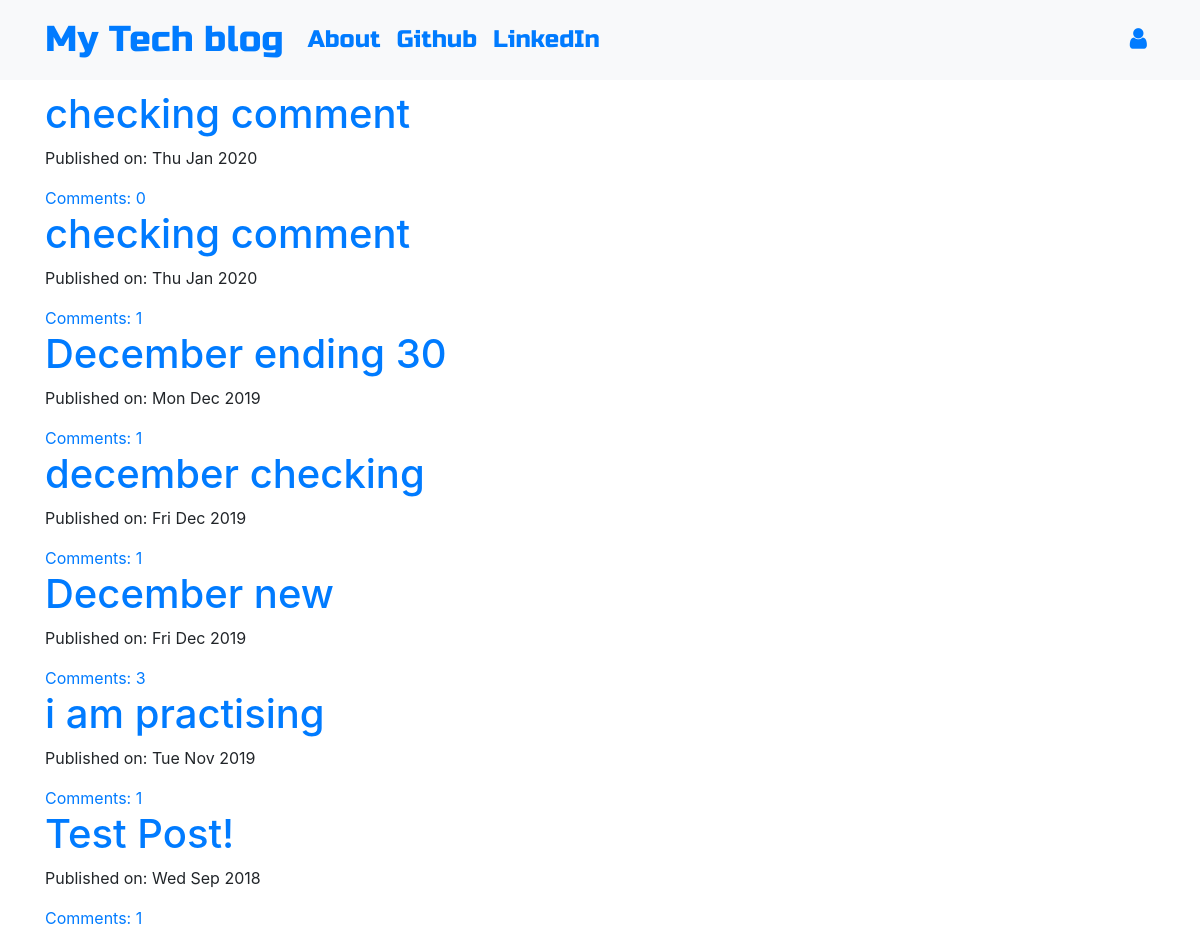
The page / on the database its author committed.
### blog/models.py (models this page shows, shortened)
class Post(models.Model):
    author = models.ForeignKey('auth.User',on_delete=models.CASCADE)
    title = models.CharField(max_length=200)
    text = models.TextField()
    created_date = models.DateTimeField(default=timezone.now)
    published_date = models.DateTimeField(blank=True, null=True)
    def approve_comments(self):
        return self.comments.filter(approved_comment=True)

### blog/views.py (the view)
# urls.py: path('',views.PostListView.as_view(),name='post_list'),
class PostListView(ListView):
    model = Post
    def get_queryset(self):
        return Post.objects.filter(published_date__lte=timezone.now()).order_by('-published_date')

### blog/templates/blog/post_list.html
{% extends 'blog/base.html' %}
{% block content %}
<div class="centerstage">
    {% for post in post_list %}
        <div class="post">
            <h1><a href="{% url 'post_detail' pk=post.pk %}">{{ post.title }}</a></h1>
            <div class="date">
                <p>Published on: {{ post.published_date|date:"D M Y"}}</p>
            </div>
            <a href="{% url 'post_detail' pk=post.pk %}">Comments: {{ post.approve_comments.count }}</a>
        </div>
    {% endfor %}
</div>
{% endblock %}

### blog/templates/blog/base.html (shortened to what this page needs)
<!DOCTYPE html>
{% load static %}
<html>
  <head>
    <link rel="stylesheet" href="https://stackpath.bootstrapcdn.com/bootstrap/4.1.3/css/bootstrap.min.css"
>
    <link href="https://maxcdn.bootstrapcdn.com/font-awesome/4.7.0/css/font-awesome.min.css" rel="stylesheet">
    <link rel="stylesheet" href="//cdn.jsdelivr.net/medium-editor/latest/css/medium-editor.min.css" type="text/css" media="screen" charset="utf-8">
    <link rel="stylesheet" href="{% static 'css/blog.css' %}">
  </head>
  <body class='loader'>
    <nav class="navbar navbar-expand-lg bg-light techfont">
      <div class="container">
        <div class="navbar-nav align-items-center">
          <a class="navbar-brand bigbrand" href="{% url 'post_list' %}">My Tech blog</a>
          <a class="nav-item nav-link" href="{% url 'about' %}">About</a>
          <a class="nav-item nav-link" href="https://www.github.com">Github</a>
          <a class="nav-item nav-link" href="https://www.linkedin.com">LinkedIn</a>
        </div>
        <div class="navbar-nav align-items-center ml-auto">
          {% if user.is_authenticated %}
            <a class="nav-item nav-link" href="{% url 'post_new' %}">New Post</a>
            <a class="nav-item nav-link" href="{% url 'post_draft_list' %}">Drafts</a>
            <a class="nav-item nav-link" href="{% url 'logout' %}">Log out</a>
            <a >Welcome: {{ user.username }}</a>
          {% else %}
            <a class="nav-item nav-link" href="{% url 'login' %}" aria-label="Login">
              <span class="fa fa-user" aria-hidden="true"></span></a>
          {% endif %}
        </div>
      </div>
    </nav>
          <div class="content container">
              <div class="row">
                  <div class="col-md-8">
                    <div class="blog_posts">
                      {% block content %}
                      {% endblock %}
                    </div>
                  </div>
              </div>
          </div>
  </body>
</html>

### blog/static/css/blog.css (style rules this page uses)
.techfont { font-family: 'Russo One', sans-serif; font-size: 1.5em; margin-bottom: 10px; }
.centerstage { margin-left: auto; margin-right: auto; }
.bigbrand { font-size: 1.5em; }
.loader { filter:hue-rotate(0deg); color: linear-gradient(45deg,#0f8,#08f); animation:hue 5000ms infinite linear; }

### rows shown on the page
Post: title "checking comment", published_date "Thu Jan 2020", approve_comments.count "0"
Post: title "checking comment", published_date "Thu Jan 2020", approve_comments.count "1"
Post: title "December ending 30", published_date "Mon Dec 2019", approve_comments.count "1"
Post: title "december checking", published_date "Fri Dec 2019", approve_comments.count "1"
Post: title "December new", published_date "Fri Dec 2019", approve_comments.count "3"
Post: title "i am practising", published_date "Tue Nov 2019", approve_comments.count "1"
Post: title "Test Post!", published_date "Wed Sep 2018", approve_comments.count "1"
